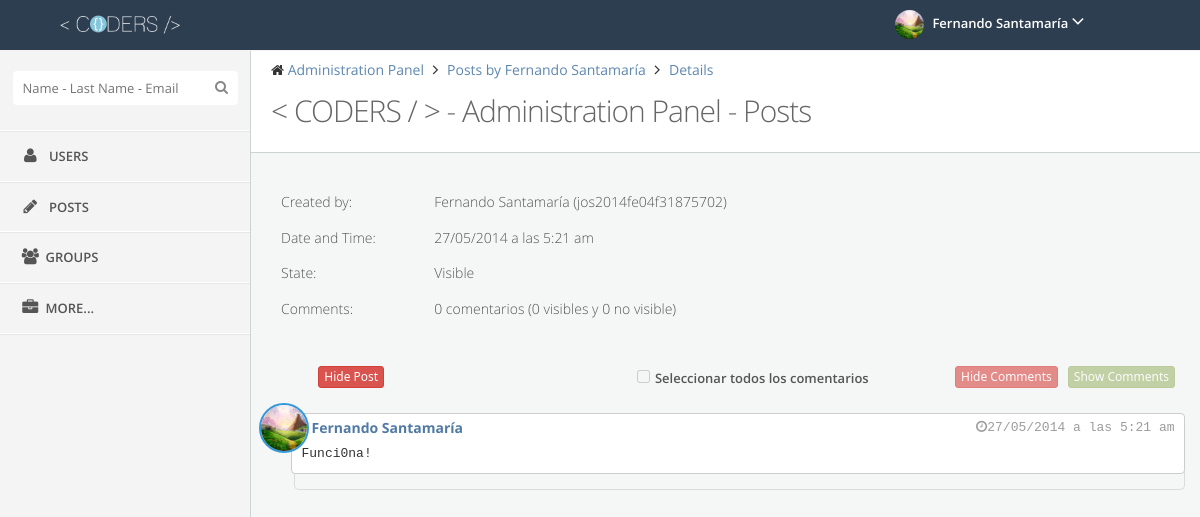
The page /Coders90/Coders-En/admin/post/postActions.php?postIdf=jos2014fe04f3187570220140527052106 (signed in) on the database its author committed.
### tables this page shows
CREATE TABLE IF NOT EXISTS `post` (
  `PostID` varchar(34) NOT NULL,
  `UserID` varchar(20) NOT NULL,
  `Content` longtext NOT NULL,
  `Date` date DEFAULT NULL,
  `Time` time NOT NULL,
  `View` int(11) NOT NULL,
  PRIMARY KEY (`PostID`),
  KEY `UserID_idx` (`UserID`)
);

CREATE TABLE IF NOT EXISTS `users` (
  `UserID` varchar(20) NOT NULL,
  `Name` varchar(15) NOT NULL,
  `LastName` varchar(15) NOT NULL,
  `Email` varchar(50) NOT NULL,
  `Pass` varchar(255) NOT NULL,
  `BirthDate` date NOT NULL,
  `Track` tinyint(1) NOT NULL,
  `Admin` tinyint(1) NOT NULL,
  `Block` tinyint(1) NOT NULL,
  PRIMARY KEY (`UserID`),
  UNIQUE KEY `UserID_UNIQUE` (`UserID`)
);

### Coders90/Coders-En/admin/post/postActions.php (the view, shortened to what this page needs)
<?php
	include("../../BDD.php");
	$query="SELECT post.*, users.Name, users.LastName FROM post INNER JOIN users ON users.UserID = post.UserID WHERE post.PostID='".$_GET['postIdf']."'";
	$result=mysql_query($query,$dbconn);
	while ($row=mysql_fetch_array($result)) {
		$userId=$row[1];
		$fn=$row[6];
		$ln=$row[7];
		$cont=htmlentities($row[2],ENT_NOQUOTES,"UTF-8");
		$date=date("d/m/Y", strtotime($row[3]));
		$hour=date("g:i a", strtotime($row[4]));
		if ($row[5]=="1") {
			$state="Visible";
			$editForm="<input type='submit' name='visiblePost' class='btn btn-danger btn-xs pull-right btnSpace' value='Hide Post'>";
		} else {
			$state="No visible (Eliminado)";
			$editForm="<input type='submit' name='noVisiblePost' class='btn btn-success btn-xs pull-right btnSpace' value='Show Post'>";
		}
	}
	$query="SELECT * from postcomments WHERE PostID='".$_GET['postIdf']."'";
	$result=mysql_query($query,$dbconn);
	$totalComments=mysql_num_rows($result);
	$query="SELECT * from postcomments WHERE View='0' AND PostID='".$_GET['postIdf']."'";
	$result=mysql_query($query,$dbconn);
	$noVisibleComments=mysql_num_rows($result);
	$VisibleComments=($totalComments-$noVisibleComments);
	if ($totalComments!=0) {
		$selComments="<div class='pull-right'>
				<input type='checkbox' id='selPost' name='selPost'><label for='selPost' class='labelMargin'>Seleccionar todos los comentarios</label>
			</div>
		</div>
		<form method='POST' action='postActions.php?postIdf=".$_GET['postIdf']."'>
			<div class='col-xs-12 col-md-4'>
					<input type='submit' name='showComments' class='btn btn-success btn-xs pull-right btnSpace' value='Show Comments'>
					<input type='submit' name='delComments' class='btn btn-danger btn-xs pull-right btnSpace' value='Hide Comments'>
			</div>
			<div class='col-xs-12 col-md-12' >
				<div class='divide-20'></div>
				<div class='box-body clearfix adjust-text' style='word-wrap:break-word;z-index:2; position: relative;'>
					<span>
						<div class='adjust-img-post'>
							<img class='img-perfil' src='../../img/avatars/".$userId.".jpg' onerror=\'this.src='../img/avatars/default.jpg'\' width='50' height='50'>
						</div>
						<pre style='background-color: white;'><a style='text-decoration: none;'><h5 class='comment-name' style='margin-left:10px;'>".$fn." ".$ln."</h5></a><span class='pull-right comment-time'><i class='fa fa-clock-o'></i>".$date." a las ".$hour."</span>".$cont."</pre>
					</span>
				</div>";
	} else {
		$selComments="<div class='pull-right'>
				<input type='checkbox' id='selPost' name='selPost' disabled><label for='selPost' class='labelMargin'>Seleccionar todos los comentarios</label>
			</div>
		</div>
		<form method='POST' action='postActions.php?postIdf=".$_GET['postIdf']."'>
			<div class='col-xs-12 col-md-4'>
					<input type='submit' name='showComments' class='btn btn-success btn-xs pull-right btnSpace' value='Show Comments' disabled>
					<input type='submit' name='delComments' class='btn btn-danger btn-xs pull-right btnSpace' value='Hide Comments' disabled>
			</div>
			<div class='col-xs-12 col-md-12' >
				<div class='divide-20'></div>
				<div class='box-body clearfix adjust-text' style='word-wrap:break-word;z-index:2; position: relative;'>
					<span>
						<div class='adjust-img-post'>
							<img class='img-perfil' src='../../img/avatars/".$userId.".jpg' onerror=\'this.src='../img/avatars/default.jpg'\' width='50' height='50'>
						</div>
						<pre style='background-color: white;'><a style='text-decoration: none;'><h5 class='comment-name' style='margin-left:10px;'>".$fn." ".$ln."</h5></a><span class='pull-right comment-time'><i class='fa fa-clock-o'></i>".$date." a las ".$hour."</span>".$cont."</pre>
					</span>
				</div>";
	}
?>
﻿<!DOCTYPE html>
<html lang="en">
<head>
	<link rel="stylesheet" type="text/css" href="../../css/style.css" >
	<link rel="stylesheet" type="text/css"  href="../../css/themes/default.css">
	<link rel="stylesheet" type="text/css"  href="../../css/responsive.css" >
	<link href="../../font-awesome/css/font-awesome.min.css" rel="stylesheet">
	<link href='../../css/fonts.css' rel='stylesheet' type='text/css'>
</head>
<body >
<header class="navbar clearfix navbar-fixed-top" id="header">
	<div class="container">
			<div class="navbar-brand">
				<a href="../dashboard/">
					<img src="../../img/logo/logo.png" alt="Coders Logo" class="img-responsive" height="30" width="120">
				</a>
			</div>
			<ul class="nav navbar-nav pull-right">
				<li class="dropdown user" id="header-user">
					<a href="#" class="dropdown-toggle" data-toggle="dropdown">
						<img alt="" src="../../img/avatars/<?php echo $_SESSION["UserID"];?>.jpg" onerror="this.src="../../img/avatars/default.jpg""/>
						<span class="username"><?php echo $_SESSION["UserName"]." ".$_SESSION["UserLast"];?></span>
						<i class="fa fa-angle-down"></i>
					</a>
				</li>
			</ul>
	</div>
</header>
<section id="page">
	<div id="sidebar" class="sidebar sidebar-fixed">
		<div class="sidebar-menu nav-collapse">
			<div class="divide-20"></div>
			<div id="search-bar">
				<input type="text" id="searchbar" class="search" autocomplete="off" placeholder="Name - Last Name - Email"><i class="fa fa-search search-icon"></i>
			</div>
			<ul>
				<li>
					<a href="../users/">
						<i class="fa fa-user fa-fw"></i> <span class="menu-text">Users</span>
					</a>
				</li>
				<li>
					<a href="../post/">
						<i class="fa fa-pencil fa-fw"></i> <span class="menu-text">Posts</span>
					</a>
				</li>
				<li>
					<a href="#">
						<i class="fa fa-users fa-fw"></i><span class="menu-text">Groups</span>
					</a>
				</li>
				<li>
					<a href="#">
						<i class="fa fa-briefcase fa-fw"></i><span class="menu-text">More...
						</span>
					</a>
				</li>
			</ul>
		</div>
	</div>
	<div id="main-content">
		<div class="row">
			<div class="container pull-left">
				<div id="content" class="col-lg-12">
					<div class="row">
						<div class="col-sm-12">
							<div class="page-header">
								<ul class="breadcrumb">
									<li>
										<i class="fa fa-home"></i>
										<a href="../dashboard/">Administration Panel</a>
									</li>
									<li>
										<a href="../post/actions.php?user=<?php echo $userId;?>">Posts by <?php echo $fn." ".$ln;?></a>
									</li>
									<li>
										<a href="#">Details</a>
									</li>
								</ul>
								<div class="clearfix">
									<h3 class="content-title pull-left">
										<span><</span>
										<span>CODERS</span>
										<span>/</span>
										<span>></span>
										 - Administration Panel - Posts
									</h3>
								</div>
								<div class="divide-20"></div>
							</div>
						</div>
					</div>
					<div class="row">
						<div class="col-xs-12 col-md-12">
						</div>
						<div class="col-xs-12 col-md-12" >
							<div class="col-xs-12 col-md-2" >
								<strong><h5>Created by:</h5></strong>
							</div>
							<div class="col-xs-12 col-md-10">
								<h5><?php echo "  ".$fn." ".$ln." (".$userId.")"?></h5>
							</div>
							<div class="col-xs-12 col-md-2" >
								<strong><h5>Date and Time:</h5></strong>
							</div>
							<div class="col-xs-12 col-md-10">
								<h5><?php echo $date." a las ".$hour;?></h5>
							</div>
							<div class="col-xs-12 col-md-2" >
								<strong><h5>State:</h5></strong>
							</div>
							<div class="col-xs-12 col-md-10">
								<h5><?php echo $state;?></h5>
							</div>
							<div class="col-xs-12 col-md-2" >
								<strong><h5>Comments:</h5></strong>
							</div>
							<div class="col-xs-12 col-md-10">
								<h5><?php echo $totalComments." comentarios (".$VisibleComments." visibles y ".$noVisibleComments." no visible)"?></h5>
							</div>
						</div>
						<div class="col-xs-12 col-md-12" >
							<div class="divide-20"></div>
							<div class="divide-20"></div>
						</div>
						<div class="col-xs-12 col-md-2">
							<form method="POST" action="postActions.php?postIdf=<?php echo $_GET['postIdf'];?>">
								<?php echo $editForm;?>
							</form>
						</div>
						<div class="col-xs-12 col-md-6">
							<?php echo $selComments;?>
								<div class="comments pull-right">
								<div class="divide-15"></div>
								<div class="divide-20"></div>
								</div>
							</div>
						</form>
					</div>
				</div>
			</div>
		</div>
	</div>
</section>
</body>
</html>

### Coders90/Coders-En/css/themes/default.css (style rules this page uses)
#page { background: none repeat scroll 0 0 #f4f4f4; }
.navbar { background: none repeat scroll 0 0 #2C3E50; border: none; border-radius: 0; margin: 0; }
.navbar .navbar-brand { float: left; font-size: 18px; line-height: 20px; padding: 15px; width: 250px; }
.navbar .navbar-brand img { position: absolute; max-width: 60%; height: 30px; width: 120px; top:10px; left: 60px; }
.navbar .dropdown-toggle { color: #FFFFFF; }
.navbar .dropdown-toggle i { color: #FFFFFF; font-size: 20px; }
.navbar .dropdown-toggle .username { font-weight: 600; }
.navbar .nav.navbar-nav.pull-right { min-width: 300px; }
.dropdown.user a.dropdown-toggle { padding: 10px 10px 11px; }
.dropdown.user img { margin-right: 5px; border-radius: 99px; height: 29px; width: 29px; }
#sidebar { background: none repeat scroll 0 0 #f4f4f4; padding: 0 !important; width: 250px; position: absolute; border-bottom: 1px solid #e7e7e7; }
.sidebar-fixed { position: fixed !important; }
#sidebar * { text-overflow: ellipsis; }
.sidebar-menu > ul { list-style: none; margin: 0; padding: 0; margin-top: 15px; border-bottom: 1px solid #FFFFFF !important; border-top: 1px solid #FFFFFF !important; }
.sidebar-menu > ul > li { display: block; margin: 0; padding: 0; border: 0px; }
.sidebar-menu > ul > li > a { display: block; position: relative; margin: 0; border: 0 none; padding: 15px 15px 15px 20px; text-decoration: none; font-size: 13px; font-weight: 600; text-transform: uppercase; }
.sidebar-menu > ul > li a i { color: #555555; font-size: 16px; margin-right: 5px; }
.sidebar-menu > ul > li > a { border-bottom: 1px solid #ffffff !important; border-top: 1px solid #e7e7e7 !important; color: #555555 !important; }
.sidebar-menu > ul > li:last-child > a { border-bottom: 1px solid transparent !important; }
.sidebar-menu > ul > li a i { color: #555555; }
.sidebar-menu #search-bar { display: block; text-align: center; }
.sidebar-menu #search-bar .search { background: none repeat scroll 0 0 #ffffff; border: 0 none; border-radius: 4px; color: #555555; padding: 8px 10px; width: 90%; margin: 0 auto 10px; padding-right: 30px !important; }
.sidebar-menu #search-bar .search-icon { display: block; font-size: 14px; line-height: 1; position: absolute; right: 22px; top: 29px; color: #888888; }

### rows shown on the page
post: UserID.Name "Fernando", UserID.LastName "Santamaría", UserID "jos2014fe04f31875702", Date "27/05/2014", Time "5:21 am", View "Visible", UserID (picture), Content "Funci0na!"

### other values the page prints
$_SESSION["UserName"] "Fernando"
$_SESSION["UserLast"] "Santamaría"
$totalComments "0"
$VisibleComments "0"
$noVisibleComments "0"
